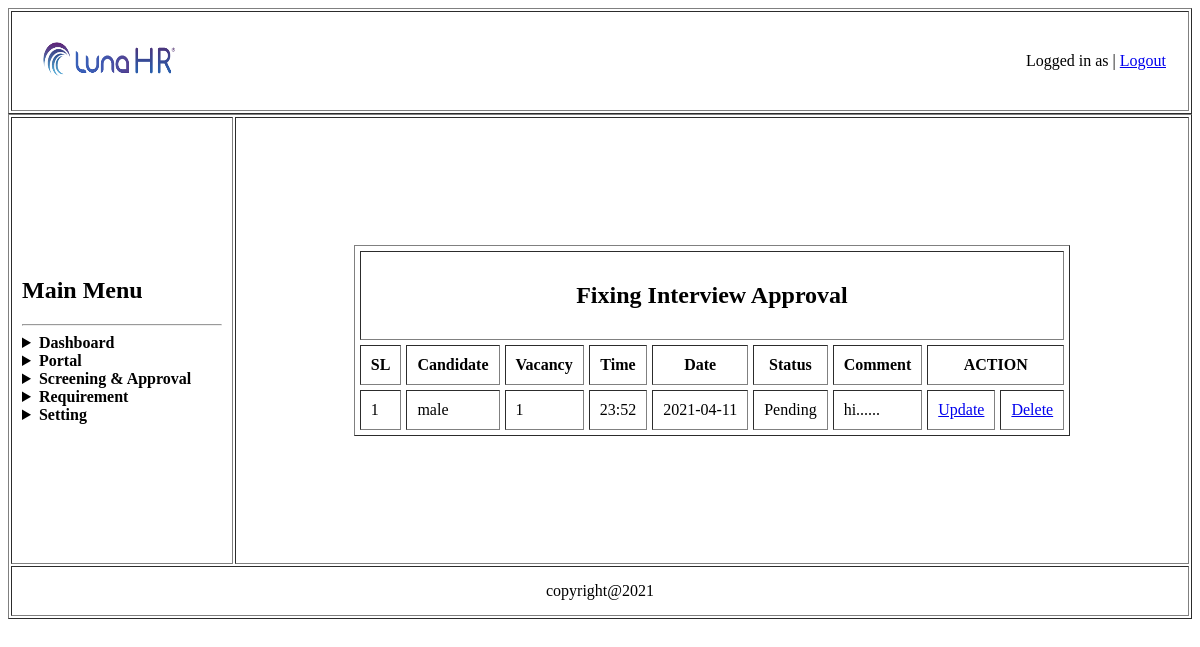
Screenshot of /Manager/view/fixing_interview_approval.php (signed in) with the database file from the repository.
### tables this page shows
CREATE TABLE `fixing` (
  `id` int(5) NOT NULL,
  `vacancy` varchar(50) NOT NULL,
  `candidate` varchar(50) NOT NULL,
  `time` varchar(50) NOT NULL,
  `date` varchar(50) NOT NULL,
  `status` varchar(50) NOT NULL,
  `comment` varchar(100) NOT NULL
);

### Manager/model/fixingInterviewModel.php (called while the page is built, shortened)
<?php
	function FixingInterviewAllData(){
		$conn = getConnection();
		$sql = "select * from fixing";
		$result = mysqli_query($conn, $sql);
		$users =[];
		while($row = mysqli_fetch_assoc($result)){
			array_push($users, $row);
		}
		return $users;
	}
?>

### Manager/view/fixing_interview_approval.php (the view, shortened to what this page needs)
</head>
<body>
	<table border="1px" align="center" width="100%">
		<tr>
			<td>
				<table width="100%">
					<tr>
						<td width="150px" height="50px">
							<img src="../asset/company_logo.png" alt="main_logo" width="100%" height="100%">
						</td>
						<td align="right" >Logged in as
							 |
							<a href="../../controller/logout.php">Logout</a>
						</td>
					</tr>
				</table>
			</td>
		</tr>
	</table>
	<table  border="1px" align="cen" width="100%">
		<tr>
			<td width="200px" height="425px"><h2>Main Menu</h2>
				<hr>
				<details>
					<summary><b>Dashboard</b></summary>
				</details>
				<details>
					<summary><b>Portal</b></summary>
				</details>
				<details>
					<summary><b>Screening & Approval</b></summary>
				</details>
				<details>
					<summary><b>Requirement</b></summary>
				</details>
				<details>
					<summary><b>Setting</b></summary>
				</details>
			</td>
			<td colspan="2" align="center">
				<table border="1px" align="center" cellspacing="5" cellpadding="5">
					<tr>
						<td align="center" colspan="11">
							<h2>Fixing Interview Approval</h2>
						</td>
					</tr>
					<tr>
						<th>SL</th>
						<th>Candidate</th>
						<th>Vacancy</th>
						<th>Time</th>
						<th>Date</th>
						<th>Status</th>
						<th>Comment</th>
						<th colspan="2">ACTION</th>
					</tr>
					<?php
						require_once('../model/fixingInterviewModel.php');
						$result = FixingInterviewAllData();
						if(count($result)>0){
							foreach ($result as $key => $value) {
								echo "
									<tr>
										<td>{$value['id']}</td>
										<td>{$value['candidate']}</td>
										<td>{$value['vacancy']}</td>
										<td>{$value['time']}</td>
										<td>{$value['date']}</td>
										<td>{$value['status']}</td>
										<td>{$value['comment']}</td>
										<td>
											<a href='../controler/fixing_interview_edit.php?id=$value[id]'>Update</a>
										</td>
										<td>
											<a href='../controler/fixing_interview_approval_delete.php?id=$value[id]'>Delete</a>
										</td>
									</tr>
								";
							}
						}
					?>
				</table>
			</td>
		</tr>

### rows the page displays
fixing: id "1", candidate "male", vacancy "1", time "23:52", date "2021-04-11", status "Pending", comment "hi......"
